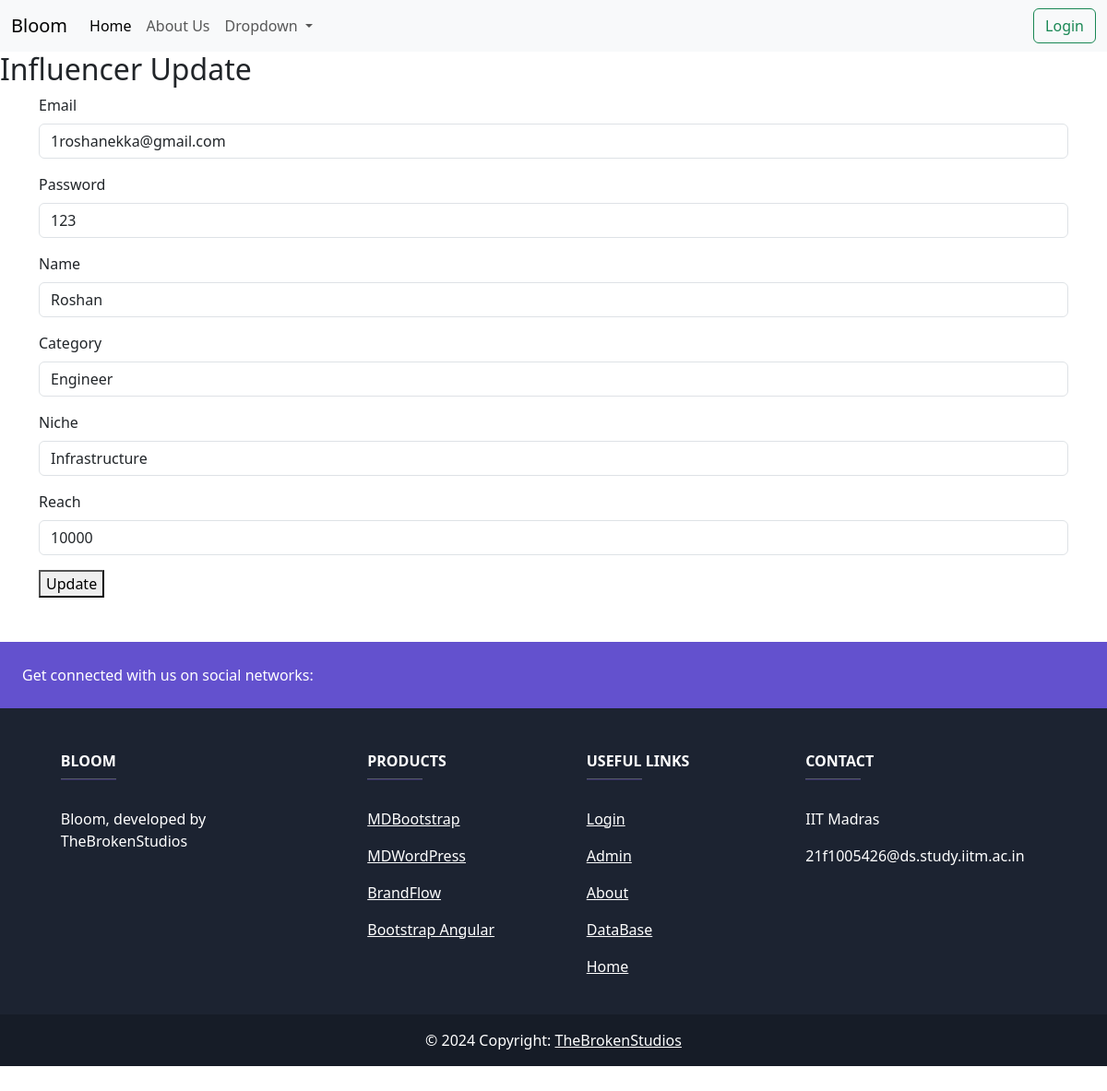
Screenshot of /update/1 with the database file from the repository.
### app.py (models this page shows)
class BloomData(db.Model):
    __tablename__ = 'bloomdata'
    id = db.Column(db.Integer, primary_key=True)
    email = db.Column(db.String(30), unique=True, nullable=False)
    password = db.Column(db.String(30), nullable=False)
    role = db.Column(db.String(30), nullable=False)
    influencer_data = db.relationship("influencerData", uselist=False, back_populates='bloomdata', cascade="all, delete-orphan")
    sponsor_data = db.relationship("sponsorData", uselist=False, back_populates='bloomdata', cascade="all, delete-orphan")

class influencerData(db.Model):
    __tablename__ = 'influencer_data'
    bloom_data_id = db.Column(db.Integer(), db.ForeignKey('bloomdata.id', ondelete="CASCADE"), primary_key=True, nullable=False, unique=True)
    name = db.Column(db.String(30), nullable=False)
    category = db.Column(db.String(30), nullable=False)
    niche = db.Column(db.String(30), nullable=False)
    reach = db.Column(db.String(30), nullable=False)
    bloomdata = db.relationship("BloomData", uselist=False, back_populates='influencer_data')

### app.py (the view, shortened to what this page needs)
@app.route('/update/<int:id>', methods=['GET', 'POST'])
def update(id):
    update_instance = BloomData.query.get_or_404(id)
    update_bloom = update_instance
    if request.method=="GET": #name is empty as we pass the update instance instead of update_fields
        if update_instance.role=="Influencer":
            update_fields = influencerData.query.get_or_404(update_instance.id)
            return render_template('update.html', update_instance=update_fields, update_bloom=update_bloom)
        elif update_instance.role=="Sponsor":
            update_fields = sponsorData.query.get_or_404(update_instance.id)
            return render_template('update.html', update_instance=update_fields, update_bloom=update_bloom)
        else:
            return "invalid query"

### templates/update.html (shortened to what this page needs)
{% extends 'base.html' %}
{% block body %}
    <h2>Influencer Update</h2>
    <div class="container">
        <form action="/update/{{update_instance.bloom_data_id}}" method="POST">
            <div class="mb-3">
                <label for="name" class="form-label">Email</label>
                <input type="text" class="form-control" value="{{ update_bloom.email }}" id="name" name="name" required>
            </div>
            <div class="mb-3">
                <label for="name" class="form-label">Password</label>
                <input type="text" class="form-control" value="{{ update_bloom.password }}" id="name" name="name" required>
            </div>
            {% if update_bloom.role == 'Influencer' %}
                <div class="mb-3">
                    <label for="name" class="form-label">Name</label>
                    <input type="text" class="form-control" value="{{update_instance.name}}" id="name" name="name" required>
                </div>
                <div class="mb-3">
                    <label for="category" class="form-label">Category</label>
                    <input type="text" class="form-control" value="{{update_instance.category}}" id="category" name="category" required>
                </div>
                <div class="mb-3">
                    <label for="niche" class="form-label">Niche</label>
                    <input type="text" class="form-control" id="niche" value="{{update_instance.niche}}" name="niche" required>
                </div>
                <div class="mb-3">
                    <label for="reach" class="form-label">Reach</label>
                    <input type="text" class="form-control" id="reach" value="{{update_instance.reach}}" name="reach" required>
                </div>
            {% elif update_bloom.role == 'Sponsor' %}
                <input type="text" name="company_name" value="{{ update_instance.company_name }}" required>
                <input type="text" name="industry" value="{{ update_instance.industry }}" required>
                <input type="text" name="budget" value="{{ update_instance.budget }}" required>
            {% endif %}
            <button type="submit">Update</button>
        </form>
    </div>
{% endblock body %}

### rows the page displays
BloomData: name "1roshanekka@gmail.com", name "123"
influencerData: name "Roshan", category "Engineer", niche "Infrastructure", reach "10000"
